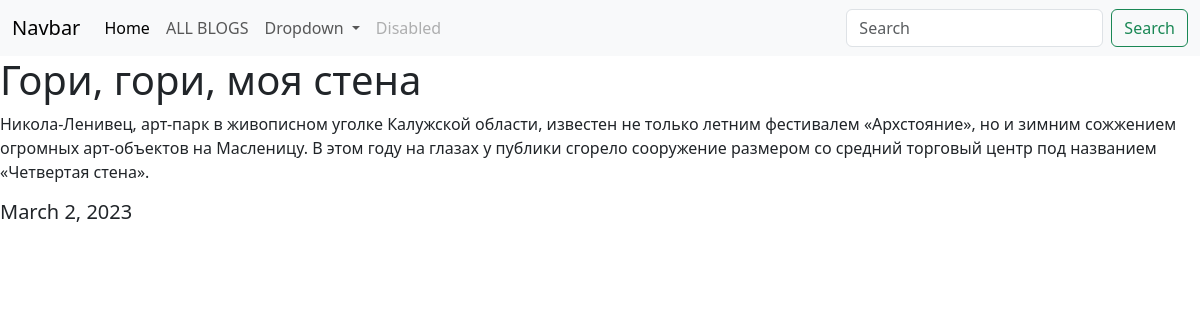
The page /blog/1 on the database its author committed.
### blog/models.py (models this page shows, shortened)
class Blog(models.Model):
    title=models.CharField(max_length=200,verbose_name='Название блога')
    description=models.TextField(verbose_name="Текст блога")
    date=models.DateField(verbose_name='Дата публикации')

### blog/views.py (the view)
# urls.py: path('<int:blog_id>',show_blog,name='show_blog'),
def show_blog(request,blog_id):
    blog=Blog.objects.get(id=blog_id)
    return render(request,'blogs/detail.html',{'blog':blog})

### blog/templates/blogs/detail.html
{% extends 'portfolio/base.html' %}
{% block content %}
    <h1>{{ blog.title }}</h1>
    <p>{{ blog.description }}</p>
    <h5>{{ blog.date }}</h5>
{% endblock content %}

### rows shown on the page
Blog: title "Гори, гори, моя стена", description "Никола-Ленивец, арт-парк в живописном уголке Калужской области, известен не только летним фестивалем «Архстояние», но и зимним сожжением огромных арт-объектов на Масленицу. В этом году на глазах у публики сгорело сооружение размером со средний торговый центр под названием «Четвертая стена».", date "March 2, 2023"
